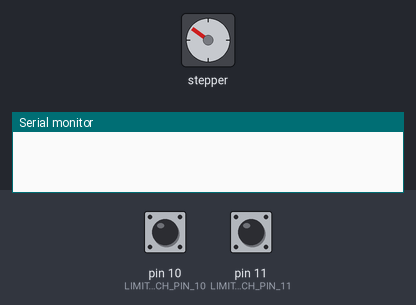
A sketch run on a simulated Arduino Uno, built with avr-gcc and run on an emulated ATmega328P. Parts: stepper motor, the last lines printed to the serial monitor. The inputs (shaded band) are chosen by the test bench; at power-on: pin 10 (LIMIT_SWITCH_PIN_10) HIGH, pin 11 (LIMIT_SWITCH_PIN_11) HIGH. Stepper angles assume 500 steps per turn. At 6.4 s the program stops and its outputs stay as they are.

Above: at 1.2 s.
1.3 s: pin 10 (LIMIT_SWITCH_PIN_10) pulled LOW for 0.15 s
At 1.66 s:
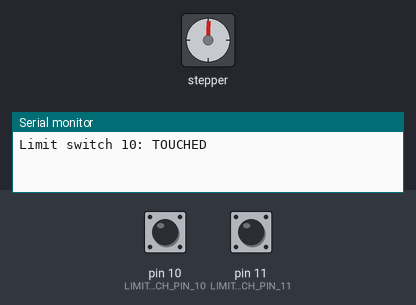
4.3 s: pin 11 (LIMIT_SWITCH_PIN_11) pulled LOW for 0.15 s
At 7.2 s:
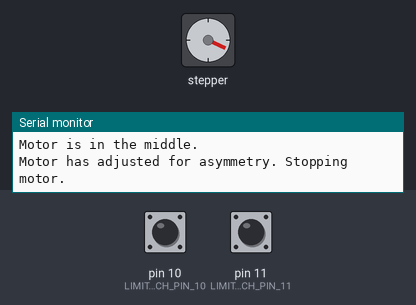
Timing chart, 0 to 7.9 s (numbered marks = the images above; inputs shaded):
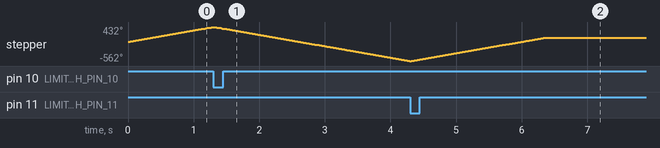

The sketch:

midden_met_verbetering.ino
```cpp
#include <Stepper.h>

// Defineer de pinnen voor de stappenmotor
#define PUL_PIN_PLUS 9
#define PUL_PIN_MINUS 8
#define DIR_PIN_PLUS 7
#define DIR_PIN_MINUS 6

// Definieer de pinnen voor de limietschakelaars
#define LIMIT_SWITCH_PIN_10 10
#define LIMIT_SWITCH_PIN_11 11

const int stepsPerRevolution = 500; // Aantal stappen per omwenteling van de motor
Stepper myStepper(stepsPerRevolution, PUL_PIN_PLUS, PUL_PIN_MINUS, DIR_PIN_PLUS, DIR_PIN_MINUS);

int stepCount = 0; // Tel het aantal stappen
int stepsToMiddle = 0; // Aantal stappen naar het midden
int backStepOffset = 50; // Aantal stappen om terug te zetten na het bereiken van het midden

void setup() {
  // Stel de pinnen van de limietschakelaars in als input
  pinMode(LIMIT_SWITCH_PIN_10, INPUT_PULLUP);
  pinMode(LIMIT_SWITCH_PIN_11, INPUT_PULLUP);

  // Stel de snelheid van de stappenmotor in (in RPM)
  myStepper.setSpeed(1000);

  // Start seriële communicatie
  Serial.begin(9600);
}

void loop() {
  // Draai de motor naar rechts totdat hij de limietschakelaar op pin 10 raakt
  while (digitalRead(LIMIT_SWITCH_PIN_10) == HIGH) {
    myStepper.step(5); // Draai naar rechts
    delay(10); // Kleine vertraging voor stabiliteit
  }

  Serial.println("Limit switch 10: TOUCHED");

  // Zet de variabele stap op nul en draai naar links
  stepCount = 0;

  // Draai de motor naar links en tel de stappen totdat hij de limietschakelaar op pin 11 raakt
  while (digitalRead(LIMIT_SWITCH_PIN_11) == HIGH) {
    myStepper.step(-5); // Draai naar links
    stepCount++;
    delay(10); // Kleine vertraging voor stabiliteit
  }

  Serial.println("Limit switch 11: TOUCHED");

  // Bereken het midden tussen de twee limietschakelaars
  stepsToMiddle = stepCount / 2;

  Serial.print("Steps to middle: ");
  Serial.println(stepsToMiddle);

  // Draai de motor naar het midden
  for (int i = 0; i < stepsToMiddle; i++) {
    myStepper.step(5); // Draai naar rechts
    delay(10); // Kleine vertraging voor stabiliteit
  }

  Serial.println("Motor is in the middle.");

  // Zet de motor een paar stappen terug om de asymmetrie te compenseren
  for (int i = 0; i < backStepOffset; i++) {
    myStepper.step(5); // Draai naar links
    delay(10); // Kleine vertraging voor stabiliteit
  }

  Serial.println("Motor has adjusted for asymmetry. Stopping motor.");

  // Stop de motor
  while (true) {
    // Doe niets, motor blijft in de gecorrigeerde positie
  }
}
```
